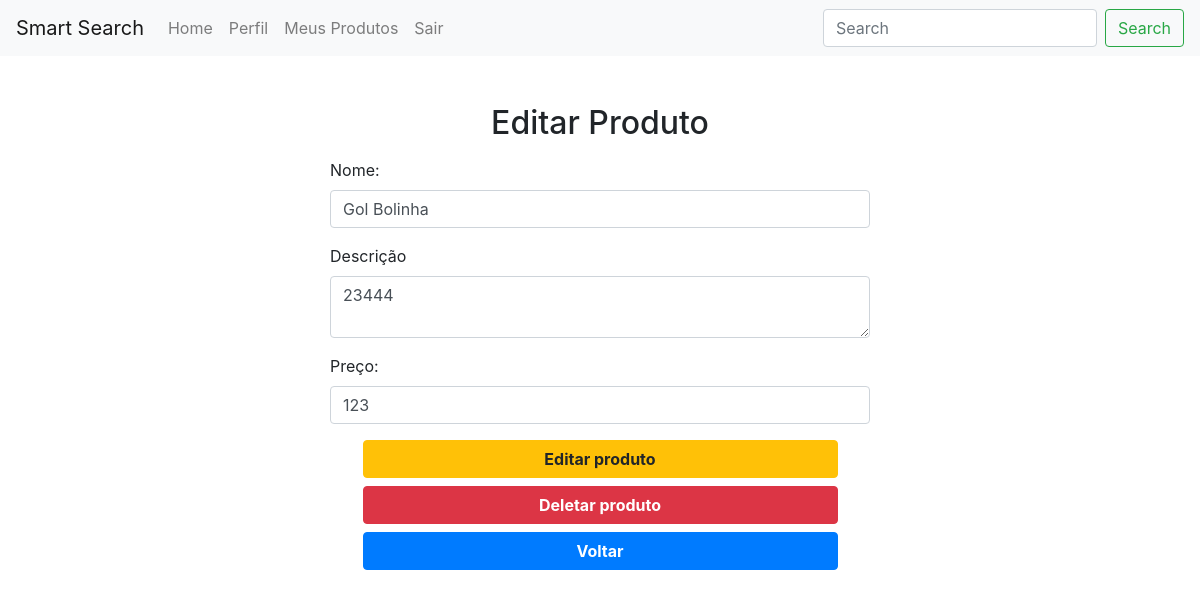
The app's page /produtos/editar-produto.php?p=1 (signed in) with its own data.
### tables this page shows
CREATE TABLE produto (
    cd_produto INTEGER PRIMARY KEY,
    nm_produto VARCHAR(50),
    vl_produto DECIMAL,
    ds_produto VARCHAR(100),
    fk_loja_produto INTEGER,
CONSTRAINT FK_loja_produto
    FOREIGN KEY (fk_loja_produto)
    REFERENCES loja (cd_cnpj)
);

### produtos/editar-produto.php (the view, shortened to what this page needs)
<?php
try {
  require $_SERVER['DOCUMENT_ROOT'] . '/php/cliente.php';
    $select = "select * from produto p join loja l on l.cd_cnpj = p.fk_loja_produto join usuario u on u.cd_usuario = l.fk_usuario_loja where u.cd_usuario = ? and cd_produto = ?;";
    $cmd = $conexao->prepare($select);
    $cmd->bindParam(1, $_SESSION['id']);
    $cmd->bindParam(2, $_GET['p']);
    $cmd->execute();
    $v = $cmd->fetch();
} catch (Exception $e) {
  echo $e->getMessage();
}
?>
<!DOCTYPE html>
<html lang="pt-br">
<head>
	<?php include '../php/links-head.php'; ?>
</head>
<body>
	<?php include '../php/nav-bar.php'; ?>
  <div class="container mt-5">
    <h2 class="text-center mb-3">Editar Produto</h2>
    <form class="row justify-content-center" method="POST">
      <div class="form-group col-md-6">
        <label>Nome:</label>
        <input type="text" class="form-control" name="nome_produto" value="<?=$v['nm_produto']?>" required="">
      </div>
      <div class="form-group col-md-6">
        <label>Descrição</label>
        <textarea class="form-control" name="descricao_prod" maxlength="100" required=""><?=$v['ds_produto']?></textarea>
      </div>
      <div class="form-group col-md-6">
        <label>Preço:</label>
        <input type="number" class="form-control" name="preco_produto" id="preco_produto" step="any" value="<?=$v['vl_produto']?>" required="">
      </div>
       <button type="submit" class="btn btn-warning col-5 mb-2 font-weight-bold" name="submit" value="edit">Editar produto</button>
       <button type="submit" class="btn btn-danger col-5 mb-2 font-weight-bold" name="submit" value="delete">Deletar produto</button>
      <a href="index.php" class="btn btn-primary col-5 mb-5 font-weight-bold">Voltar</a>
  </div>
</body>
</html>

### records on screen
produto: nome_produto "Gol Bolinha", descricao_prod "23444", preco_produto "123"
